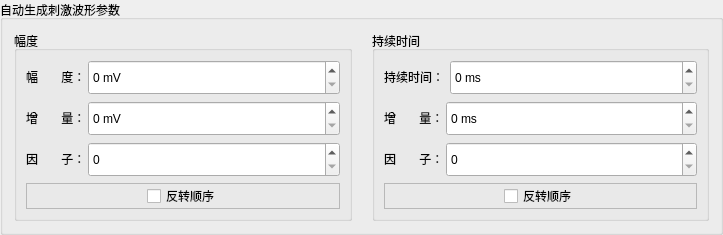
      <widget class="QGroupBox" name="autoGenerateStiWaveParamGroupbox1">
       <property name="sizePolicy">
        <sizepolicy hsizetype="Preferred" vsizetype="Fixed">
         <horstretch>0</horstretch>
         <verstretch>0</verstretch>
        </sizepolicy>
       </property>
       <property name="maximumSize">
        <size>
         <width>16777215</width>
         <height>283</height>
        </size>
       </property>
       <property name="title">
        <string>自动生成刺激波形参数</string>
       </property>
       <layout class="QGridLayout" name="gridLayout">
        <property name="horizontalSpacing">
         <number>20</number>
        </property>
        <item row="0" column="0">
         <widget class="QGroupBox" name="ampitudeGroupBox">
          <property name="minimumSize">
           <size>
            <width>0</width>
            <height>0</height>
           </size>
          </property>
          <property name="styleSheet">
           <string notr="true">QFrame#frame_4 {
border: 1px solid #3a3939;
border-radius: 2px;
}</string>
          </property>
          <property name="title">
           <string>幅度</string>
          </property>
          <layout class="QVBoxLayout" name="verticalLayout_6">
           <property name="topMargin">
            <number>9</number>
           </property>
           <property name="bottomMargin">
            <number>9</number>
           </property>
           <item>
            <widget class="QFrame" name="pinlv_2">
             <layout class="QHBoxLayout" name="sweepNumber_2">
              <property name="spacing">
               <number>2</number>
              </property>
              <property name="leftMargin">
               <number>0</number>
              </property>
              <property name="topMargin">
               <number>0</number>
              </property>
              <property name="rightMargin">
               <number>0</number>
              </property>
              <property name="bottomMargin">
               <number>0</number>
              </property>
              <item>
               <widget class="QLabel" name="label_31">
                <property name="sizePolicy">
                 <sizepolicy hsizetype="Fixed" vsizetype="Fixed">
                  <horstretch>0</horstretch>
                  <verstretch>0</verstretch>
                 </sizepolicy>
                </property>
                <property name="styleSheet">
                 <string notr="true"/>
                </property>
                <property name="text">
                 <string>幅       度：</string>
                </property>
               </widget>
              </item>
              <item>
               <widget class="QSpinBox" name="amplitudeSpinBox">
                <property name="sizePolicy">
                 <sizepolicy hsizetype="Preferred" vsizetype="Preferred">
                  <horstretch>0</horstretch>
                  <verstretch>0</verstretch>
                 </sizepolicy>
                </property>
                <property name="minimumSize">
                 <size>
                  <width>0</width>
                  <height>35</height>
                 </size>
                </property>
                <property name="styleSheet">
                 <string notr="true"/>
                </property>
                <property name="suffix">
                 <string> mV</string>
                </property>
               </widget>
              </item>
             </layout>
            </widget>
           </item>
           <item>
            <widget class="QFrame" name="pinlv_3">
             <layout class="QHBoxLayout" name="sweepNumber_3">
              <property name="spacing">
               <number>2</number>
              </property>
              <property name="leftMargin">
               <number>0</number>
              </property>
              <property name="topMargin">
               <number>0</number>
              </property>
              <property name="rightMargin">
               <number>0</number>
              </property>
              <property name="bottomMargin">
               <number>0</number>
              </property>
              <item>
               <widget class="QLabel" name="label_32">
                <property name="sizePolicy">
                 <sizepolicy hsizetype="Fixed" vsizetype="Fixed">
                  <horstretch>0</horstretch>
                  <verstretch>0</verstretch>
                 </sizepolicy>
                </property>
                <property name="styleSheet">
                 <string notr="true"/>
                </property>
                <property name="text">
                 <string>增       量：</string>
                </property>
               </widget>
              </item>
              <item>
               <widget class="QSpinBox" name="incrementSpinBox1">
                <property name="sizePolicy">
                 <sizepolicy hsizetype="Preferred" vsizetype="Preferred">
                  <horstretch>0</horstretch>
                  <verstretch>0</verstretch>
                 </sizepolicy>
                </property>
                <property name="minimumSize">
                 <size>
                  <width>0</width>
                  <height>35</height>
                 </size>
                </property>
                <property name="styleSheet">
                 <string notr="true"/>
                </property>
                <property name="suffix">
                 <string> mV</string>
                </property>
               </widget>
              </item>
             </layout>
            </widget>
           </item>
           <item>
            <widget class="QFrame" name="pinlv_4">
             <layout class="QHBoxLayout" name="sweepNumber_4">
              <property name="spacing">
               <number>2</number>
              </property>
              <property name="leftMargin">
               <number>0</number>
              </property>
              <property name="topMargin">
               <number>0</number>
              </property>
              <property name="rightMargin">
               <number>0</number>
              </property>
              <property name="bottomMargin">
               <number>0</number>
              </property>
              <item>
               <widget class="QLabel" name="label_33">
                <property name="sizePolicy">
                 <sizepolicy hsizetype="Fixed" vsizetype="Fixed">
                  <horstretch>0</horstretch>
                  <verstretch>0</verstretch>
                 </sizepolicy>
                </property>
                <property name="styleSheet">
                 <string notr="true"/>
                </property>
                <property name="text">
                 <string>因       子：</string>
                </property>
               </widget>
              </item>
              <item>
               <widget class="QSpinBox" name="factorSpinBox1">
                <property name="sizePolicy">
                 <sizepolicy hsizetype="Preferred" vsizetype="Preferred">
                  <horstretch>0</horstretch>
                  <verstretch>0</verstretch>
                 </sizepolicy>
                </property>
                <property name="minimumSize">
                 <size>
                  <width>0</width>
                  <height>35</height>
                 </size>
                </property>
                <property name="styleSheet">
                 <string notr="true"/>
                </property>
               </widget>
              </item>
             </layout>
            </widget>
           </item>
           <item>
            <widget class="QFrame" name="frame_14">
             <property name="frameShape">
              <enum>QFrame::StyledPanel</enum>
             </property>
             <property name="frameShadow">
              <enum>QFrame::Raised</enum>
             </property>
             <layout class="QHBoxLayout" name="horizontalLayout_21">
              <property name="leftMargin">
               <number>0</number>
              </property>
              <property name="topMargin">
               <number>0</number>
              </property>
              <property name="rightMargin">
               <number>0</number>
              </property>
              <property name="bottomMargin">
               <number>0</number>
              </property>
              <item>
               <spacer name="horizontalSpacer_6">
                <property name="orientation">
                 <enum>Qt::Horizontal</enum>
                </property>
                <property name="sizeHint" stdset="0">
                 <size>
                  <width>120</width>
                  <height>20</height>
                 </size>
                </property>
               </spacer>
              </item>
              <item>
               <widget class="QCheckBox" name="reverseCheckBox1">
                <property name="sizePolicy">
                 <sizepolicy hsizetype="Fixed" vsizetype="Preferred">
                  <horstretch>0</horstretch>
                  <verstretch>0</verstretch>
                 </sizepolicy>
                </property>
                <property name="styleSheet">
                 <string notr="true"/>
                </property>
                <property name="text">
                 <string>反转顺序</string>
                </property>
               </widget>
              </item>
              <item>
               <spacer name="horizontalSpacer_7">
                <property name="orientation">
                 <enum>Qt::Horizontal</enum>
                </property>
                <property name="sizeHint" stdset="0">
                 <size>
                  <width>119</width>
                  <height>20</height>
                 </size>
                </property>
               </spacer>
              </item>
             </layout>
            </widget>
           </item>
          </layout>
         </widget>
        </item>
        <item row="0" column="1">
         <widget class="QGroupBox" name="durGroupBox">
          <property name="styleSheet">
           <string notr="true">QFrame#frame_5 {
border: 1px solid #3a3939;
border-radius: 2px;
}</string>
          </property>
          <property name="title">
           <string>持续时间</string>
          </property>
          <layout class="QVBoxLayout" name="verticalLayout_7">
           <item>
            <widget class="QFrame" name="pinlv_5">
             <layout class="QHBoxLayout" name="sweepNumber_5">
              <property name="spacing">
               <number>2</number>
              </property>
              <property name="leftMargin">
               <number>0</number>
              </property>
              <property name="topMargin">
               <number>0</number>
              </property>
              <property name="rightMargin">
               <number>0</number>
              </property>
              <property name="bottomMargin">
               <number>0</number>
              </property>
              <item>
               <widget class="QLabel" name="label_34">
                <property name="sizePolicy">
                 <sizepolicy hsizetype="Fixed" vsizetype="Fixed">
                  <horstretch>0</horstretch>
                  <verstretch>0</verstretch>
                 </sizepolicy>
                </property>
                <property name="styleSheet">
                 <string notr="true"/>
                </property>
                <property name="text">
                 <string>持续时间： </string>
                </property>
               </widget>
              </item>
              <item>
               <widget class="QSpinBox" name="durSpinBox">
                <property name="sizePolicy">
                 <sizepolicy hsizetype="Preferred" vsizetype="Preferred">
                  <horstretch>0</horstretch>
                  <verstretch>0</verstretch>
                 </sizepolicy>
                </property>
                <property name="minimumSize">
                 <size>
                  <width>0</width>
                  <height>35</height>
                 </size>
                </property>
                <property name="styleSheet">
                 <string notr="true"/>
                </property>
                <property name="suffix">
                 <string> ms</string>
                </property>
                <property name="prefix">
                 <string/>
                </property>
               </widget>
              </item>
             </layout>
            </widget>
           </item>
           <item>
            <widget class="QFrame" name="pinlv_6">
             <layout class="QHBoxLayout" name="sweepNumber_6">
              <property name="spacing">
               <number>2</number>
              </property>
              <property name="leftMargin">
               <number>0</number>
              </property>
              <property name="topMargin">
               <number>0</number>
              </property>
              <property name="rightMargin">
               <number>0</number>
              </property>
              <property name="bottomMargin">
               <number>0</number>
              </property>
              <item>
               <widget class="QLabel" name="label_35">
                <property name="sizePolicy">
                 <sizepolicy hsizetype="Fixed" vsizetype="Fixed">
                  <horstretch>0</horstretch>
                  <verstretch>0</verstretch>
                 </sizepolicy>
                </property>
                <property name="styleSheet">
                 <string notr="true"/>
                </property>
                <property name="text">
                 <string>增       量：</string>
                </property>
               </widget>
              </item>
              <item>
               <widget class="QSpinBox" name="incrementSpinBox2">
                <property name="sizePolicy">
                 <sizepolicy hsizetype="Preferred" vsizetype="Preferred">
                  <horstretch>0</horstretch>
                  <verstretch>0</verstretch>
                 </sizepolicy>
                </property>
                <property name="minimumSize">
                 <size>
                  <width>0</width>
                  <height>35</height>
                 </size>
                </property>
                <property name="styleSheet">
                 <string notr="true"/>
                </property>
                <property name="suffix">
                 <string> ms</string>
                </property>
               </widget>
              </item>
             </layout>
            </widget>
           </item>
           <item>
            <widget class="QFrame" name="pinlv_7">
             <layout class="QHBoxLayout" name="sweepNumber_7">
              <property name="spacing">
               <number>2</number>
              </property>
              <property name="leftMargin">
               <number>0</number>
              </property>
              <property name="topMargin">
               <number>0</number>
              </property>
              <property name="rightMargin">
               <number>0</number>
              </property>
              <property name="bottomMargin">
               <number>0</number>
              </property>
              <item>
               <widget class="QLabel" name="label_36">
                <property name="sizePolicy">
                 <sizepolicy hsizetype="Fixed" vsizetype="Fixed">
                  <horstretch>0</horstretch>
                  <verstretch>0</verstretch>
                 </sizepolicy>
                </property>
                <property name="styleSheet">
                 <string notr="true"/>
                </property>
                <property name="text">
                 <string>因       子：</string>
                </property>
               </widget>
              </item>
              <item>
               <widget class="QSpinBox" name="factorSpinBox2">
                <property name="sizePolicy">
                 <sizepolicy hsizetype="Preferred" vsizetype="Preferred">
                  <horstretch>0</horstretch>
                  <verstretch>0</verstretch>
                 </sizepolicy>
                </property>
                <property name="minimumSize">
                 <size>
                  <width>0</width>
                  <height>35</height>
                 </size>
                </property>
                <property name="styleSheet">
                 <string notr="true"/>
                </property>
               </widget>
              </item>
             </layout>
            </widget>
           </item>
           <item>
            <widget class="QFrame" name="frame_15">
             <property name="frameShape">
              <enum>QFrame::StyledPanel</enum>
             </property>
             <property name="frameShadow">
              <enum>QFrame::Raised</enum>
             </property>
             <layout class="QHBoxLayout" name="horizontalLayout_22">
              <property name="spacing">
               <number>0</number>
              </property>
              <property name="leftMargin">
               <number>0</number>
              </property>
              <property name="topMargin">
               <number>0</number>
              </property>
              <property name="rightMargin">
               <number>0</number>
              </property>
              <property name="bottomMargin">
               <number>0</number>
              </property>
              <item>
               <spacer name="horizontalSpacer_8">
                <property name="orientation">
                 <enum>Qt::Horizontal</enum>
                </property>
                <property name="sizeHint" stdset="0">
                 <size>
                  <width>119</width>
                  <height>20</height>
                 </size>
                </property>
               </spacer>
              </item>
              <item>
               <widget class="QCheckBox" name="reverseCheckBox2">
                <property name="sizePolicy">
                 <sizepolicy hsizetype="Fixed" vsizetype="Preferred">
                  <horstretch>0</horstretch>
                  <verstretch>0</verstretch>
                 </sizepolicy>
                </property>
                <property name="styleSheet">
                 <string notr="true"/>
                </property>
                <property name="text">
                 <string>反转顺序</string>
                </property>
               </widget>
              </item>
              <item>
               <spacer name="horizontalSpacer_9">
                <property name="orientation">
                 <enum>Qt::Horizontal</enum>
                </property>
                <property name="sizeHint" stdset="0">
                 <size>
                  <width>119</width>
                  <height>20</height>
                 </size>
                </property>
               </spacer>
              </item>
             </layout>
            </widget>
           </item>
          </layout>
         </widget>
        </item>
       </layout>
      </widget>
